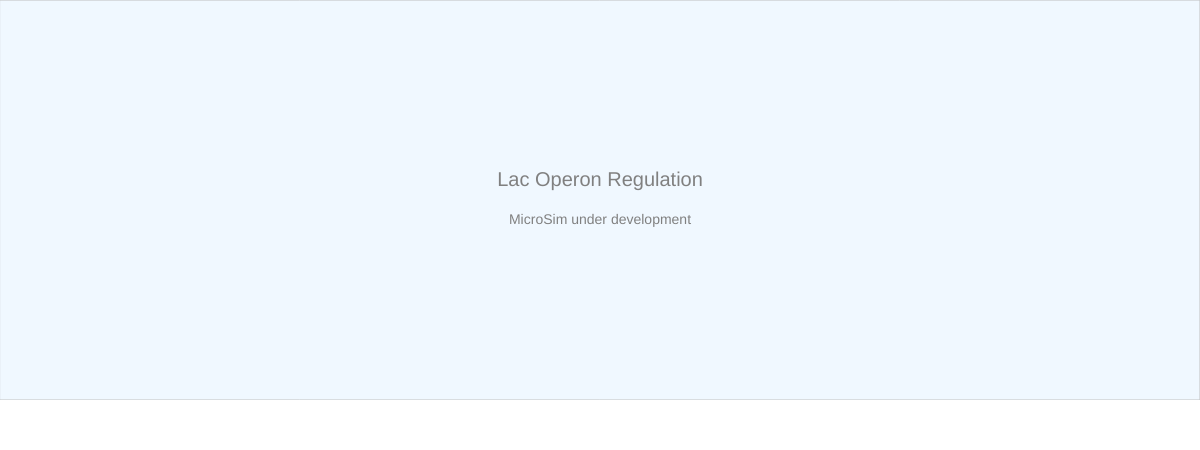
Frame 1 (no input)
Frame 60 (no input): identical to frame 1, image omitted
Frame 120 (the mouse pressed at the canvas centre since frame 60): identical to frame 1, image omitted

The p5.js sketch that drew this single still picture (run headless with seeded random() and noise() and a simulated clock; from frame 60 on, the mouse is pressed at the canvas centre):

// p5.js sketch
// ── sketch.js
// Lac Operon Regulation
// CANVAS_HEIGHT: 450
let drawHeight = 400;
let controlHeight = 50;
let canvasWidth, canvasHeight;

function updateCanvasSize() {
    const container = document.querySelector('main');
    canvasWidth = container ? container.offsetWidth : windowWidth;
    canvasHeight = drawHeight + controlHeight;
}

function setup() {
    updateCanvasSize();
    const canvas = createCanvas(canvasWidth, canvasHeight);
    canvas.parent(document.querySelector('main'));
    textSize(16);
}

function draw() {
    // Drawing area
    fill('aliceblue');
    stroke('silver');
    strokeWeight(1);
    rect(0, 0, canvasWidth, drawHeight);

    // Control area
    fill('white');
    noStroke();
    rect(0, drawHeight, canvasWidth, controlHeight);

    // Placeholder text
    fill('gray');
    noStroke();
    textAlign(CENTER, CENTER);
    textSize(20);
    text('Lac Operon Regulation', canvasWidth / 2, drawHeight / 2 - 20);
    textSize(14);
    text('MicroSim under development', canvasWidth / 2, drawHeight / 2 + 20);
}

function windowResized() {
    updateCanvasSize();
    resizeCanvas(canvasWidth, canvasHeight);
}

// ── main.html
<!DOCTYPE html>
<html lang="en">
<head>
    <meta charset="UTF-8">
    <meta name="viewport" content="width=device-width, initial-scale=1.0">
    <title>Lac Operon Regulation</title>
    <script src="https://cdnjs.cloudflare.com/ajax/libs/p5.js/1.11.1/p5.min.js"></script>
    <style>
        body {
            margin: 0;
            padding: 0;
            overflow-x: hidden;
            font-family: Arial, Helvetica, sans-serif;
        }
        main {
            display: block;
            width: 100%;
            max-width: 100%;
            box-sizing: border-box;
        }
        canvas {
            display: block;
        }
    </style>
</head>
<body>
    <main></main>
    <script src="sketch.js"></script>
</body>
</html>
